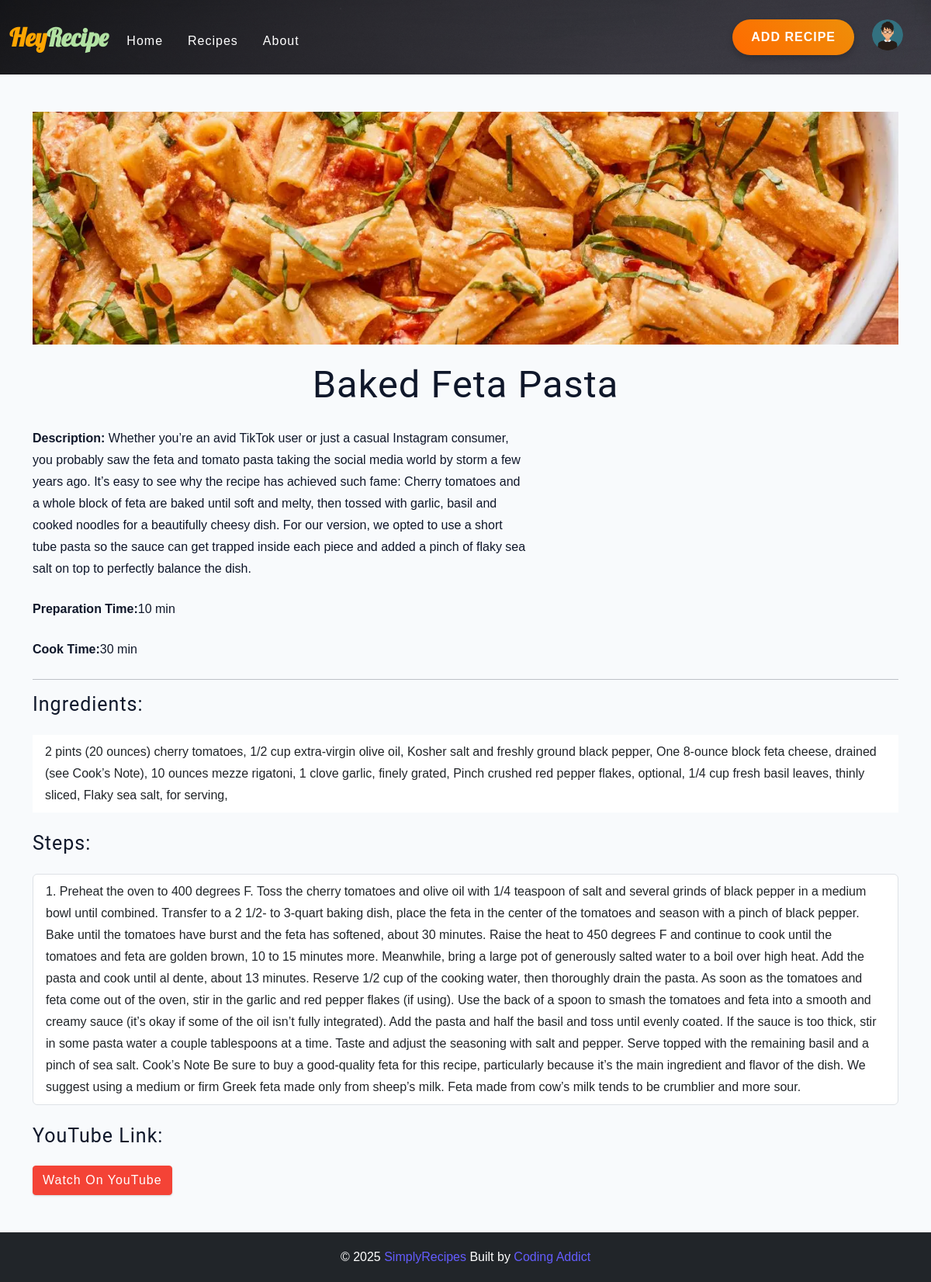
Screenshot of /single-recipe/6/ with the database file from the repository.
### Base_app/models.py (models this page shows, shortened)
class Recipe(models.Model):
    user = models.ForeignKey(User, on_delete=models.SET_NULL, null=True, blank=True)
    Recipe_name = models.CharField(max_length=100)
    Recipe_description = models.TextField()
    Recipe_ingridients = models.TextField(default='Not specified')
    Recipe_steps = models.TextField(default='Not specified')
    Recipe_prep_time = models.CharField(max_length=10)
    Recipe_cook_time = models.CharField(max_length=10, default='00:00')
    Recipe_yt_url = models.URLField(blank=True)
    Recipe_image = models.ImageField(upload_to='recipe_images/', blank=False)

### Base_app/views.py (the view)
# urls.py: path('single-recipe/<int:id>/',SingleRecipeView, name='SingleRecipe'),
def SingleRecipeView(request,id):
    recipe = get_object_or_404(Recipe, id=id)
    return render(request, "single_recipe.html", {'recipe': recipe})

### Templates/single_recipe.html
{% extends "base.html" %}
{% block main %}
<div class="container py-5">
    <div>
        <img src="{{recipe.Recipe_image.url}}" class="card-img-top" alt="Recipe Image" style="height: 300px; object-fit: cover;">
        <div class="card-body">
            <h1 class="card-title text-center mb-4" style="margin-top:20px;">{{recipe.Recipe_name}}</h1>
            <p><strong>Description: </strong>{{recipe.Recipe_description}}</p>
            <p><strong>Preparation Time:</strong>{{recipe.Recipe_prep_time}}</p>
            <p><strong>Cook Time:</strong>{{recipe.Recipe_cook_time}}</p>
            <hr>
            <h4>Ingredients:</h4>
            <ul class="list-group list-group-flush mb-4">
                <li class="list-group-item">{{recipe.Recipe_ingridients}}</li>
            </ul>
            <h4>Steps:</h4>
            <ol class="list-group list-group-numbered mb-4">
                <li class="list-group-item">{{recipe.Recipe_steps}}</li>
            </ol>
            <div class="mt-4">
                <h4>YouTube Link:</h4>
                <a href="{{recipe.Recipe_yt_url}}" class="btn btn-danger" target="_blank">Watch on YouTube</a>
            </div>
        </div>
    </div>
</div>
{% endblock main %}

### Static/css/style.css (style rules this page uses)
html { font-size: 100%; }
:root { --primary-100: #e2e0ff; --primary-200: #c1beff; --primary-300: #a29dff; --primary-400: #837dff; --primary-500: #645cff; --primary-600: #504acc; --primary-700: #3c3799; --primary-800: #282566; --primary-900: #141233; --grey-50: #f8fafc; --grey-100: #f1f5f9; --grey-200: #e2e8f0; --grey-300: #cbd5e1; --grey-400: #94a3b8; --grey-500: #64748b; --grey-600: #475569; --grey-700: #334155; --grey-800: #1e293b; --grey-900: #0f172a; --black: #222; --white: #fff; --red-light: #f8d7da; --red-dark: #842029; --green-light: #d1e7dd; --green-dark: #0f5132; --headingFont: 'Roboto', sans-serif; --bodyFont: 'Nunito', sans-serif; --smallText: 0.7em; --backgroundColor: var(--grey-50); --textColor: var(--grey-900); --borderRadius: 0.25rem; --letterSpacing: 1px; --transition: 0.3s ease-in-out all; --max-width: 1120px; --fixed-width: 600px; --shadow-1: 0 1px 3px 0 rgba(0, 0, 0, 0.1), 0 1px 2px 0 rgba(0, 0, 0, 0.06); --shadow-2: 0 4px 6px -1px rgba(0, 0, 0, 0.1), 0 2px 4px -1px rgba(0, 0, 0, 0.06); --shadow-3: 0 10px 15px -3px rgba(0, 0, 0, 0.1), 0 4px 6px -2px rgba(0, 0, 0, 0.05); --shadow-4: 0 20px 25px -5px rgba(0, 0, 0, 0.1), 0 10px 10px -5px rgba(0, 0, 0, 0.04); }
body { background: var(--backgroundColor); font-family: var(--bodyFont); font-weight: 400; line-height: 1.75; color: var(--textColor); }
p { margin-top: 0; margin-bottom: 1.5rem; max-width: 40em; }
h1, h2, h3, h4, h5 { margin: 0; margin-bottom: 1.38rem; font-family: var(--headingFont); font-weight: 400; line-height: 1.3; text-transform: capitalize; letter-spacing: var(--letterSpacing); }
h1 { margin-top: 0; font-size: 3.052rem; }
h4 { font-size: 1.563rem; }
a { text-decoration: none; }
ul { list-style-type: none; padding: 0; }
.btn { cursor: pointer; color: var(--white); background: rgb(240, 131, 6); border: transparent; border-radius: var(--borderRadius); letter-spacing: var(--letterSpacing); padding: 0.375rem 0.75rem; box-shadow: var(--shadow-1); transition: var(--transtion); text-transform: capitalize; display: inline-block; }
::placeholder { font-family: inherit; color: var(--grey-400); }

### Static/css/main.css (style rules this page uses)
.btn-danger { background-color: #f44336; border: 1px solid #f44336; }

### rows the page displays
Recipe: Recipe_image (picture), Recipe_name "Baked Feta Pasta", Recipe_description "Whether you’re an avid TikTok user or just a casual Instagram consumer, you probably saw the feta and tomato pasta taking the social media world by storm a few years ago. It’s easy to see why the recipe has achieved such fame: Cherry tomatoes and a whole block of feta are baked until soft and melty, then tossed with garlic, basil and cooked noodles for a beautifully cheesy dish. For our version, we opted to use a short tube pasta so the sauce can get trapped inside each piece and added a pinch of flaky sea salt on top to perfectly balance the dish.", Recipe_prep_time "10 min", Recipe_cook_time "30 min", Recipe_ingridients "2 pints (20 ounces) cherry tomatoes, 1/2 cup extra-virgin olive oil, Kosher salt and freshly ground black pepper, One 8-ounce block feta cheese, drained (see Cook’s Note), 10 ounces mezze rigatoni, 1 clove garlic, finely grated, Pinch crushed red pepper flakes, optional, 1/4 cup fresh basil leaves, thinly sliced, Flaky sea salt, for serving,", Recipe_steps "Preheat the oven to 400 degrees F. Toss the cherry tomatoes and olive oil with 1/4 teaspoon of salt and several grinds of black pepper in a medium bowl until combined. Transfer to a 2 1/2- to 3-quart baking dish, place the feta in the center of the tomatoes and season with a pinch of black pepper. Bake until the tomatoes have burst and the feta has softened, about 30 minutes. Raise the heat to 450 degrees F and continue to cook until the tomatoes and feta are golden brown, 10 to 15 minutes more. Meanwhile, bring a large pot of generously salted water to a boil over high heat. Add the pasta and cook until al dente, about 13 minutes. Reserve 1/2 cup of the cooking water, then thoroughly drain…"
